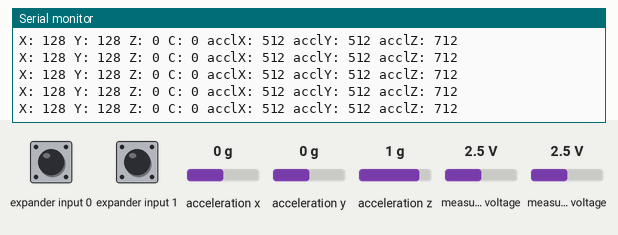
This sketch was run on a simulated Arduino Uno, built with avr-gcc and run on an emulated ATmega328P. Shown: the last lines printed to the serial monitor. Wiring (inferred from the names in the program): Wii Nunchuk at I2C address 0x52. The inputs (shaded band) are chosen by the test bench; at power-on: measured voltage 2.5 V, expander input 0 HIGH, expander input 1 HIGH, acceleration x 0 g, acceleration y 0 g, acceleration z 1 g.

Above: at 1.2 s.
1.3 s: measured voltage (sensor 200) set to 2.1 V
At 1.39 s:
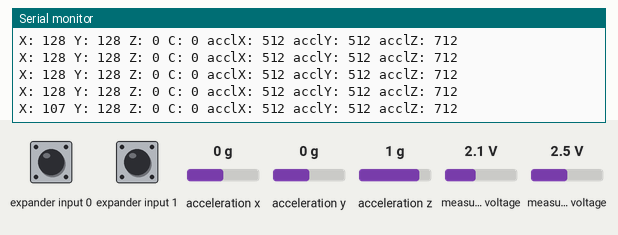
4.3 s: measured voltage (sensor 200) set to 1.8 V
At 4.33 s:
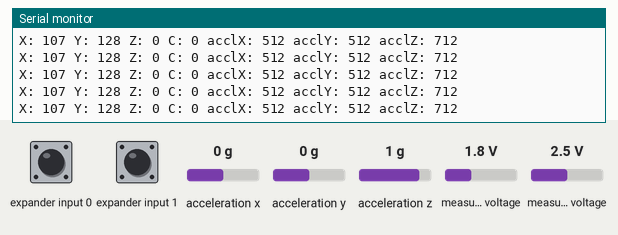
7.3 s: measured voltage (sensor 201) set to 2.1 V
At 7.35 s:
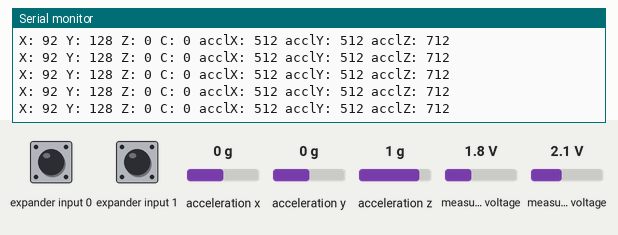
10.3 s: measured voltage (sensor 201) set to 1.8 V
At 10.3 s:
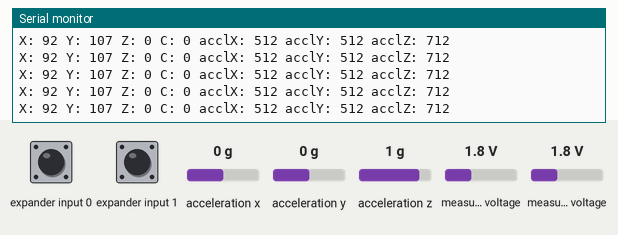
Timing chart, 0 to 13.3 s (numbered marks = the images above; inputs shaded):
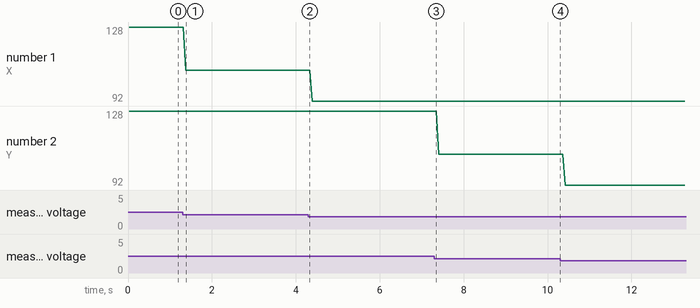

The sketch:

Main.ino
```cpp
void setup() {
  Serial.begin(9600);
  wireSetup();
}

void loop() {
  updateArduino();
  debugNunchuk();
}
```

Nunchuk.ino
```cpp
#include <Wire.h>;
const byte ADDRESS = 0x52;
const byte INIT_DATA1 = 0x55;
const byte INIT_DATA2 = 0x00;
const int INIT_LOCATIE1 = 0xA400F0;
const int INIT_LOCATIE2 = 0xA400FB;
const byte END_BYTE = 0x00;

int input[7];

void debugNunchuk() {
  Serial.print("X: ");
  Serial.print(input[0], DEC);
  Serial.print(" ");
  Serial.print("Y: ");
  Serial.print(input[1], DEC);
  Serial.print(" ");
  Serial.print("Z: ");
  Serial.print(input[2]);
  Serial.print(" ");
  Serial.print("C: ");
  Serial.print(input[3]);
  Serial.print(" ");
  Serial.print("acclX: ");
  Serial.print(input[4]);
  Serial.print(" ");
  Serial.print("acclY: ");
  Serial.print(input[5]);
  Serial.print(" ");
  Serial.print("acclZ: ");
  Serial.print(input[6]);
  Serial.println(" ");
}

void wireSetup() {
  Wire.begin();
  sendData(INIT_DATA1, INIT_LOCATIE1);
  sendData(INIT_DATA2, INIT_LOCATIE2);
}

void updateArduino() {
  int index = 0;
  int waardenArray[6];

  Wire.requestFrom(ADDRESS, 6);
  while (Wire.available()) {
    waardenArray[index] = Wire.read();
    index++;
  }
  //joyX
  input[0] = waardenArray[0];
  //joyY
  input[1] = waardenArray[1];
  //btnZ
  input[2] = !((waardenArray[5] >> 0) & 1);
  //btnC
  input[3] = !((waardenArray[5] >> 1) & 1);
  //acclX
  input[4] = (waardenArray[2] << 2) | (waardenArray[5] >> 2);
  //acclY
  input[5] = (waardenArray[3] << 2) | (waardenArray[5] >> 4);
  //acclz
  input[6] = (waardenArray[4] << 2) | (waardenArray[5] >> 6);

  sendData(END_BYTE, END_BYTE);
}

void sendData(byte data, byte locatie) {
  Wire.beginTransmission(ADDRESS);
  Wire.write(locatie);
  Wire.write(data);
  Wire.endTransmission();
  delay(10);
}
```

Measured:
- after the input at 1.3 s, the serial monitor: prints a new line after 0.08 s (image 1)
- plotted number 1: 128 → 107 after the input at 1.3 s, 107 → 92 after the input at 4.3 s
